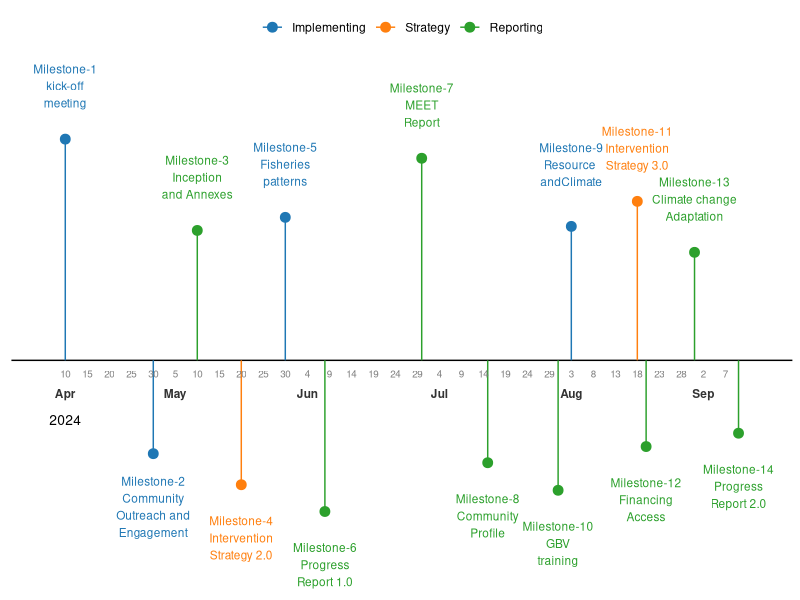
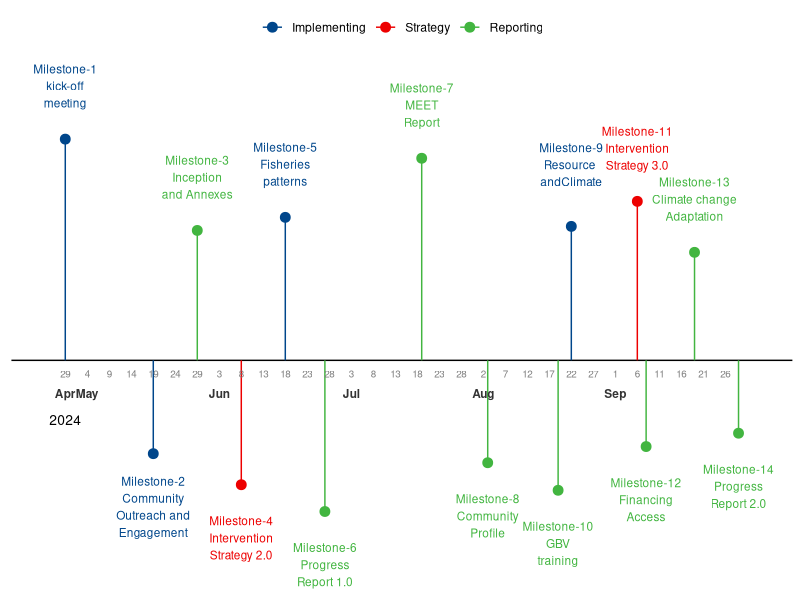

Source code (R) for these figures, in order:
## ---- chunk 1
require(tidyverse)
require(lubridate)
require(scales)
require(ggrepel)
## ---- chunk 2
set.seed(182)

asuta = tibble(
  milestone = c("kick-off\nmeeting", "Community\nOutreach and\nEngagement", "Inception\nand Annexes", "Intervention\nStrategy 2.0", "Fisheries\npatterns", "Progress\nReport 1.0", "MEET\nReport", "Community\nProfile", "Resource \nandClimate\n","GBV\ntraining", "Intervention\nStrategy 3.0", "Financing\nAccess", "Climate change\nAdaptation", "Progress\nReport 2.0"),
  date = c(100424, 300424, 100524, 200524, 300524, 080624, 300624, 150724,030824, 310724,180824, 200824, 310824, 100924),
   direction = rep(c(1,-1), times = 7),
  status = c("Implementing", "Implementing", "Reporting", "Strategy", "Implementing","Reporting", "Reporting", "Reporting",
  "Implementing", "Reporting", "Strategy", "Reporting", "Reporting", "Reporting")
) |> 
  mutate(
   date = dmy(date),
    position =abs(rnorm(n = 14, mean = .15, sd = .08))  * direction,
    text_position =  if_else(position >= 0, position + 0.08, position - 0.08)
    ) |> 
  mutate(
    milestone = paste0("Milestone-", 1:14,"\n", milestone)
  ) |> 
  arrange(date)

date_range = asuta |> pull(date) |> range()

asuta.week = tibble(
  daily = seq(date_range[1], date_range[2], by = "5 day")
) |> 
  mutate(
    day = day(daily),
    month = month(daily, label = T),
    year = year(daily)
    )
## ---- chunk 3

ggplot()+
  geom_hline(yintercept = 0)+
  geom_segment(data = asuta, aes(x = date, y = 0, yend = position, color = status))+
  geom_point(data = asuta, aes(x = date, y = position, color = status),size = 3) +
  geom_text(data = asuta, aes(x = date, y = text_position, label = milestone, color = status), size = 3)+
  scale_x_date(expand = expansion(mult = 0.08))+
  theme_minimal()+
  theme(
    axis.title = element_blank(), 
    axis.text = element_blank(), 
    axis.ticks = element_blank(), 
    panel.background = element_blank(),
    panel.grid = element_blank(), 
    legend.position = "top",
    legend.title = element_blank(),
    legend.background = element_blank()
    ) +
  geom_text(data = asuta.week, aes(x = daily, y = -0.02, label = day), size = 2.5, color = "gray50")+
  geom_text(data = asuta.week |> distinct(month, .keep_all = TRUE), aes(x = daily, y = -0.05, label = month), fontface = "bold", color = "grey20", size = 3)+
   geom_text(data = asuta.week |> distinct(month, .keep_all = TRUE) |> slice(1) , aes(x = daily, y = -0.09, label = year), color = "black", size = 3.5)+
  ggsci::scale_color_d3(limits = c("Implementing", "Strategy", "Reporting"))


# ggsave("milestone_timeline.pdf", width = 8, height = 4, dpi = 300)
## ---- chunk 4

asuta = asuta |> 
  mutate(date = date+days(19))

date_range = asuta |> pull(date) |> range()


asuta.week = tibble(
  daily = seq(date_range[1], date_range[2], by = "5 day")
) |> 
  mutate(
    day = day(daily),
    month = month(daily, label = T),
    year = year(daily)
    )


ggplot()+
  geom_hline(yintercept = 0)+
  geom_segment(data = asuta, aes(x = date, y = 0, yend = position, color = status))+
  geom_point(data = asuta, aes(x = date, y = position, color = status),size = 3) +
  geom_text(data = asuta, aes(x = date, y = text_position, label = milestone, color = status), size = 3)+
  scale_x_date(expand = expansion(mult = 0.08))+
  theme_minimal()+
  theme(
    axis.title = element_blank(), 
    axis.text = element_blank(), 
    axis.ticks = element_blank(), 
    panel.background = element_blank(),
    panel.grid = element_blank(), 
    legend.position = "top",
    legend.title = element_blank(),
    legend.background = element_blank()
    ) +
  geom_text(data = asuta.week, aes(x = daily, y = -0.02, label = day), size = 2.5, color = "gray50")+
  geom_text(data = asuta.week |> distinct(month, .keep_all = TRUE), aes(x = daily, y = -0.05, label = month), fontface = "bold", color = "grey20", size = 3)+
   geom_text(data = asuta.week |> distinct(month, .keep_all = TRUE) |> slice(1) , aes(x = daily, y = -0.09, label = year), color = "black", size = 3.5)+
  ggsci::scale_color_lancet(limits = c("Implementing", "Strategy", "Reporting"))

today()+days(10)

